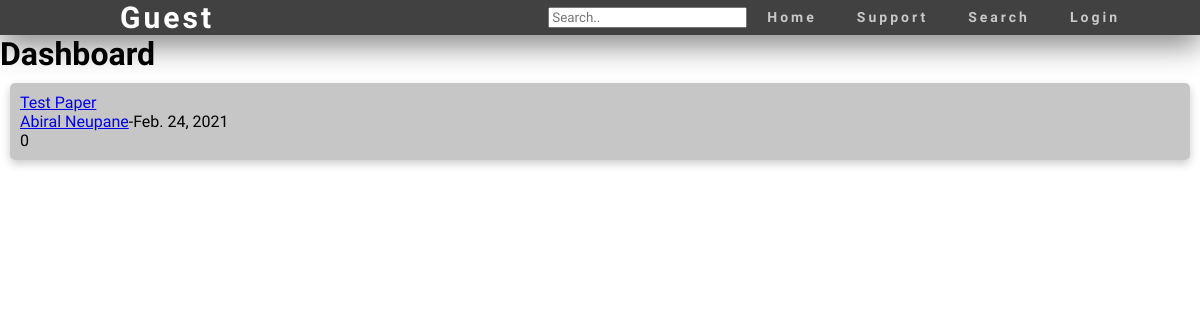
The app's page /, older data.
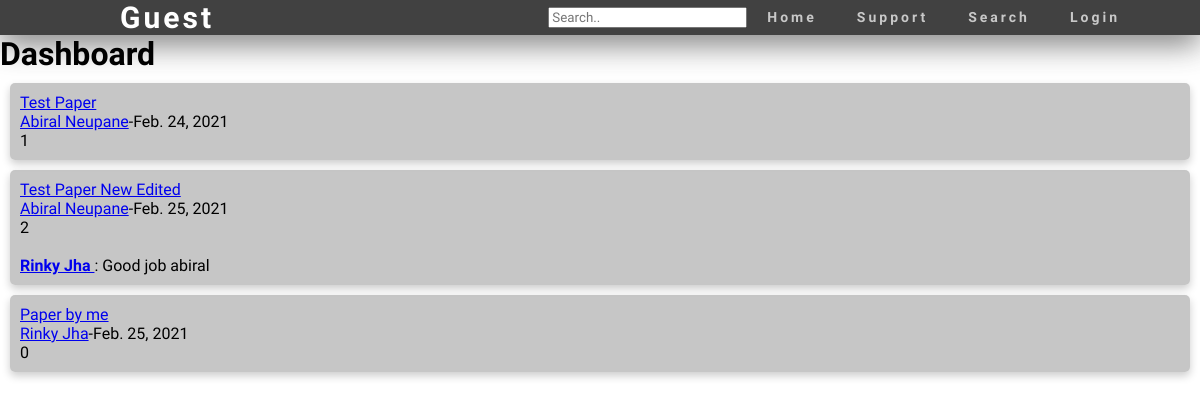
The same page, newer data.
### portal/models.py (models this page shows, shortened)
class Article(models.Model):
    DOC_TYPE = (
        (1, 'Paper'),
        (2, 'Project')
    )
    objects = models.Manager()
    name = models.CharField(max_length=500)
    last_edited = models.DateField(auto_now= True)
    uploaded_by = models.ForeignKey(Person, on_delete=models.CASCADE,related_name="owner")
    doc_type = models.IntegerField(choices=DOC_TYPE, default=1)
    collaborators = models.ManyToManyField(Person, related_name="collaborator")
    description = models.TextField(max_length=1000, null=True)
    def get_favouritee(self):
        favourites = Favourite.objects.filter(to_article=self)
        return favourites
    def get_comments(self):
        comments = Comment.objects.filter(to_article=self)
        return comments
    def get_files(self):
        files = Files.objects.filter(article=self)
        return files
    def __str__(self):
        return self.name

class Person(models.Model):
    FACULTY=(
        ('NS', 'Not Set'),
        ('BCT', 'Bachelor in Computer Engineering'),
        ('BCE', 'Bachelor in Civil Engineering')
    )
    ACADEMIC_STATUS=(
        (1, 'Not Set'),
        (2, 'Studying'),
        (3, 'Completed'),
        (4, 'Teaching'),
    )
    objects = models.Manager()
    full_name = models.CharField(max_length=100)
    user = models.OneToOneField(User, on_delete=models.CASCADE)
    relationships = models.ManyToManyField('self', through='Relationship', symmetrical=False, related_name='related_to')
    user_type = models.CharField(max_length=3, choices=FACULTY, default='NS')
    academic_status = models.IntegerField(choices=ACADEMIC_STATUS, default=1)
    description = models.TextField(max_length=500, null=True)
    status = models.BooleanField(default=False)
    def __str__(self):
        return self.full_name

class Comment(models.Model):
    objects = models.Manager()
    from_person = models.ForeignKey(Person, on_delete=models.CASCADE)
    to_article = models.ForeignKey(Article, on_delete=models.CASCADE)
    comment = models.CharField(max_length=500)
    def __str__(self):
        return self.comment

### portal/views.py (the view, shortened to what this page needs)
# urls.py: path('', views.DashboardView.as_view(), name='index'),
class DashboardView(View):
    def get(self, request, *args, **kwargs):
        articles = models.Article.objects.none()
        mform=forms.ArticleForm()
        fform=forms.ArticleFileForm()
        q = request.GET.get('q')
        if q:
            articles = models.Article.objects.filter(Q(name__icontains=q) | Q(uploaded_by__full_name__icontains=q)).distinct()
        else:
            articles = models.Article.objects.all()
        context = {
            'articles': articles,   #list of all articles
            'form': mform,  #form to add article
            'fform': fform,
        }
        return render(request, 'index.html', context)

### portal/forms.py
class ArticleForm(forms.ModelForm):
    collaborators = forms.ModelMultipleChoiceField(queryset=models.Person.objects.all(),widget=forms.CheckboxSelectMultiple, required=False)
    class Meta:
        model = models.Article
        fields = ['name', 'doc_type', 'description']

class ArticleFileForm(forms.ModelForm):
    class Meta:
        model = models.Files
        fields = ('file',)
        widgets = {
            'file': forms.ClearableFileInput(attrs={'multiple': True})
        }

### portal/templates/index.html (shortened to what this page needs)
{%extends 'nbase.html'%}
{%load static%}
{%load tags%}
{%block content%}
<h1>Dashboard</h1>
{% if articles %}
{% for article in articles %}
<div class="card" style="margin: 10px;">
  <div>
    <a href="{% url 'article' article.id %}">{{article}}</a><br>
    <a href="{% url 'profileview' article.uploaded_by.user.username %}">{{article.uploaded_by}}</a>-{{article.last_edited}}<br>
    <span>{{article.get_favouritee|length}}</span>
  </div>
  <div class="comment">
    <div>
      {% for comment in article.get_comments %}
      <br><a href="{%url 'profileview' comment.from_person.user.username %}"> <strong> {{comment.from_person}} </strong></a> :
      {{comment}}
      {% endfor %}
    </div>
  </div>
</div>
{% endfor %}
{% else %}
No results found.
{% endif %}
</div>
{%endblock%}

Row changes from the older to the newer data that the page shows:
computed for Article "Test Paper": get_favouritee|length "0" → "1"
added Article: name "Test Paper New Edited", uploaded_by "Abiral Neupane", last_edited "Feb. 25, 2021", get_favouritee|length "2"
added Comment: from_person "Rinky Jha", comment "Good job abiral"
added Article: name "Paper by me", uploaded_by "Rinky Jha", last_edited "Feb. 25, 2021", get_favouritee|length "0"
